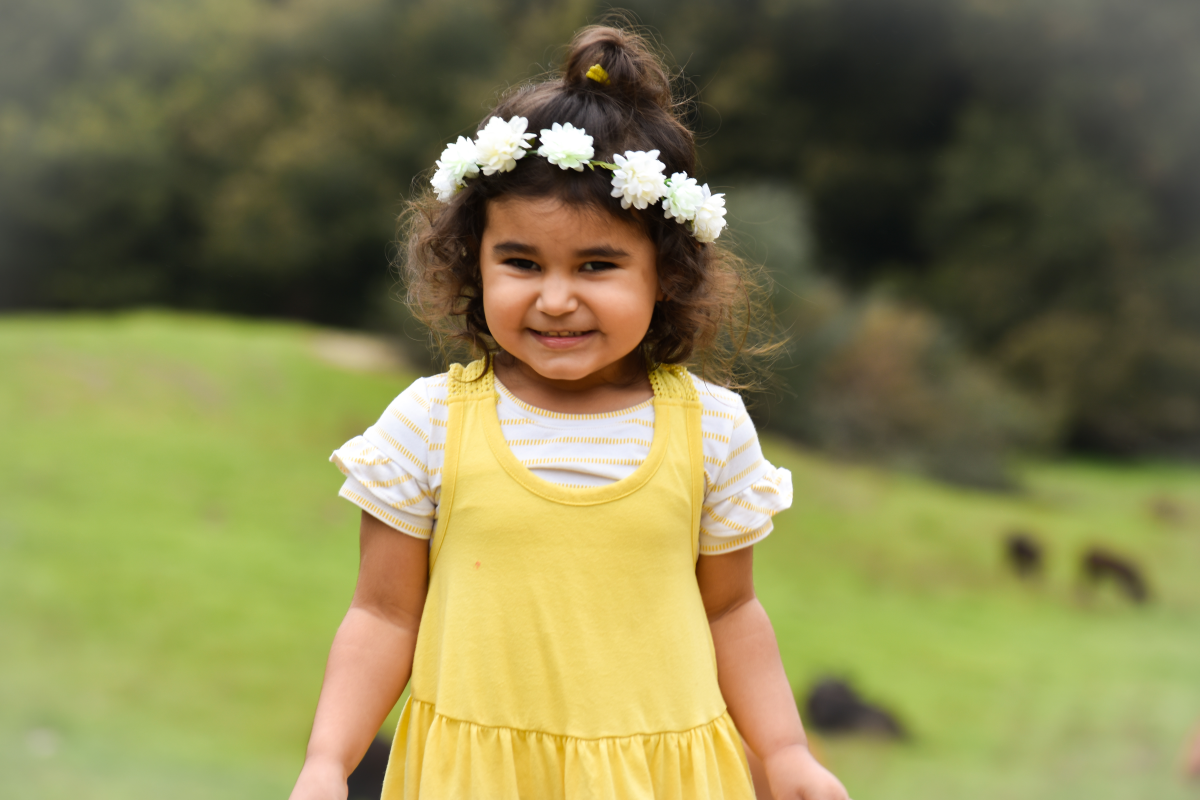
#> input picture Photos/sofia.jpg, 6000 x 4000 px, found by its file name (shown at 1/5 size)
$ python face_detext.py
#> lines starting #> are read from the running program, lines starting #| are printed output that depends on the picture; after the words box and inside, x2 and y2 are one past the last pixel; in counts of white or black regions, pixels touching at a corner belong together
#> further down, img is the input picture: shape (4000, 6000, 3); mean B, G, R 81, 130, 133.6
### Extra/rescale.py
import cv2 as cv

# img = cv.imread("Photos/sofia")
# cv.imshow("Sofia", img)

def rescaleFrame(frame, scale=0.75):
#> called with scale = 0.2
    width = int(frame.shape[1] * scale)
#> width = 1200
    height = int(frame.shape[0] * scale)
#> height = 800
    dimensions= (width,height)
#> dimensions = (1200, 800)

    return cv.resize(frame, dimensions, interpolation=cv.INTER_AREA)
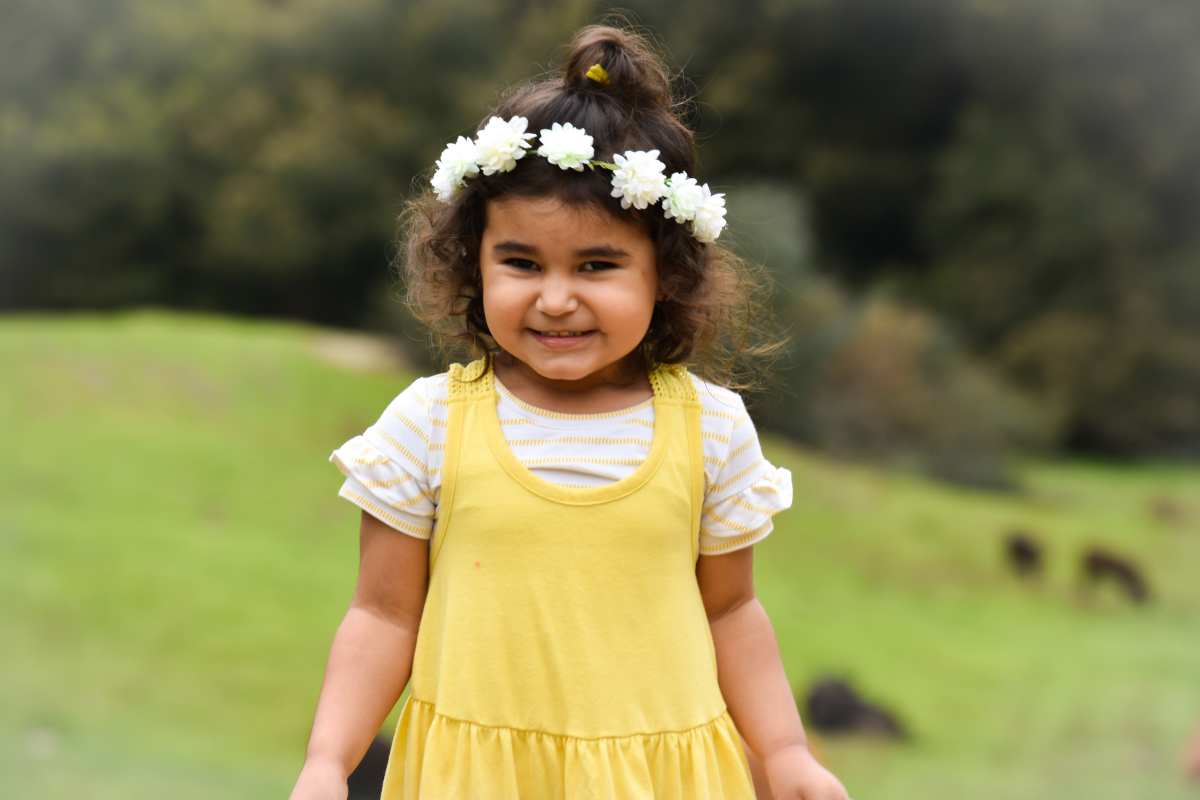
#> returned value: shape (800, 1200, 3); mean of channels 0, 1, 2 81, 130, 133.6; drawn as B, G, R

img = cv.imread('Photos/sofia.jpg')

# cv.imshow("Sofia", img)

pic_resized = rescaleFrame(img,scale=.2)
cv.imshow("Sofia Resized", pic_resized)


cv.waitKey(0)

### Extra/face_detext.py
import cv2 as cv
from rescale import rescaleFrame

# [4 lines of commented-out code are left out]
img2 = cv.imread("Photos/sofia2.jpg")
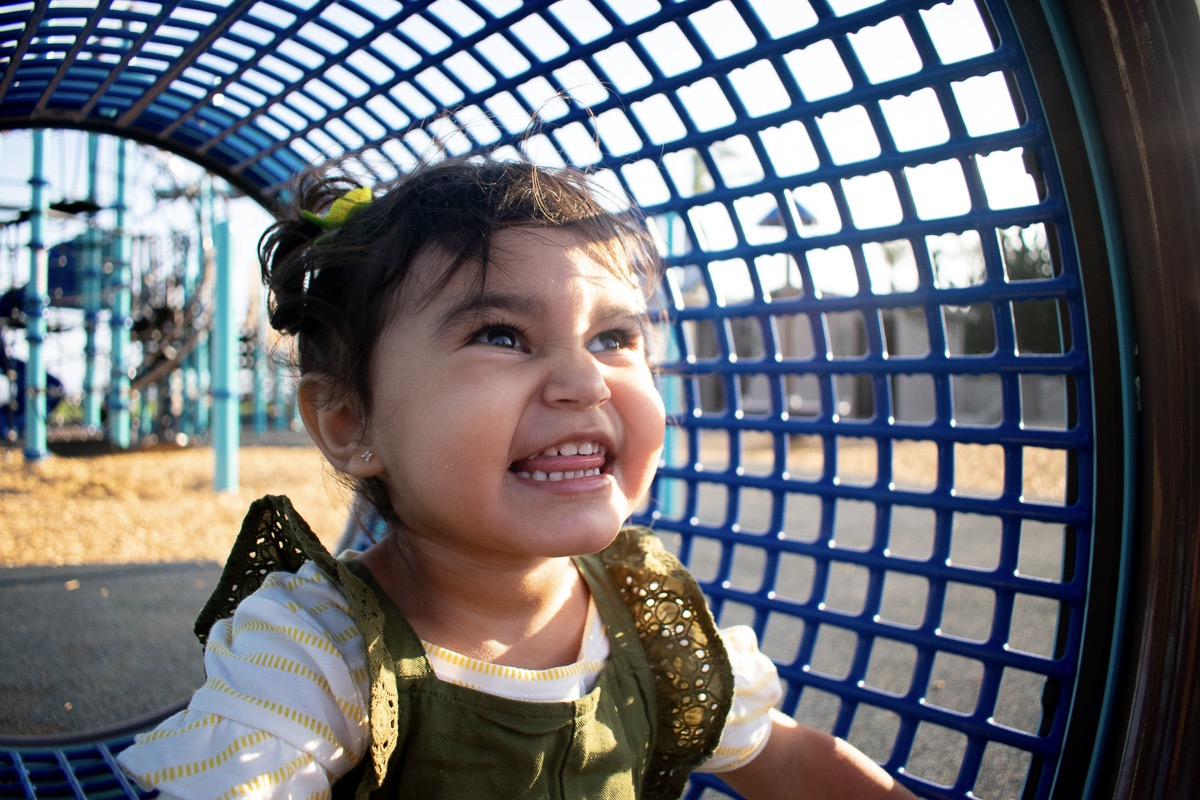
#> input picture Photos/sofia2.jpg, 1200 x 800 px, found by its file name
#> img2 is the input picture: shape (800, 1200, 3); mean B, G, R 117.9, 112.3, 111.1
# [7 lines of commented-out code are left out]

cv.imshow("Sofia Resized", img2)

gray = cv.cvtColor(img2, cv.COLOR_BGR2GRAY)
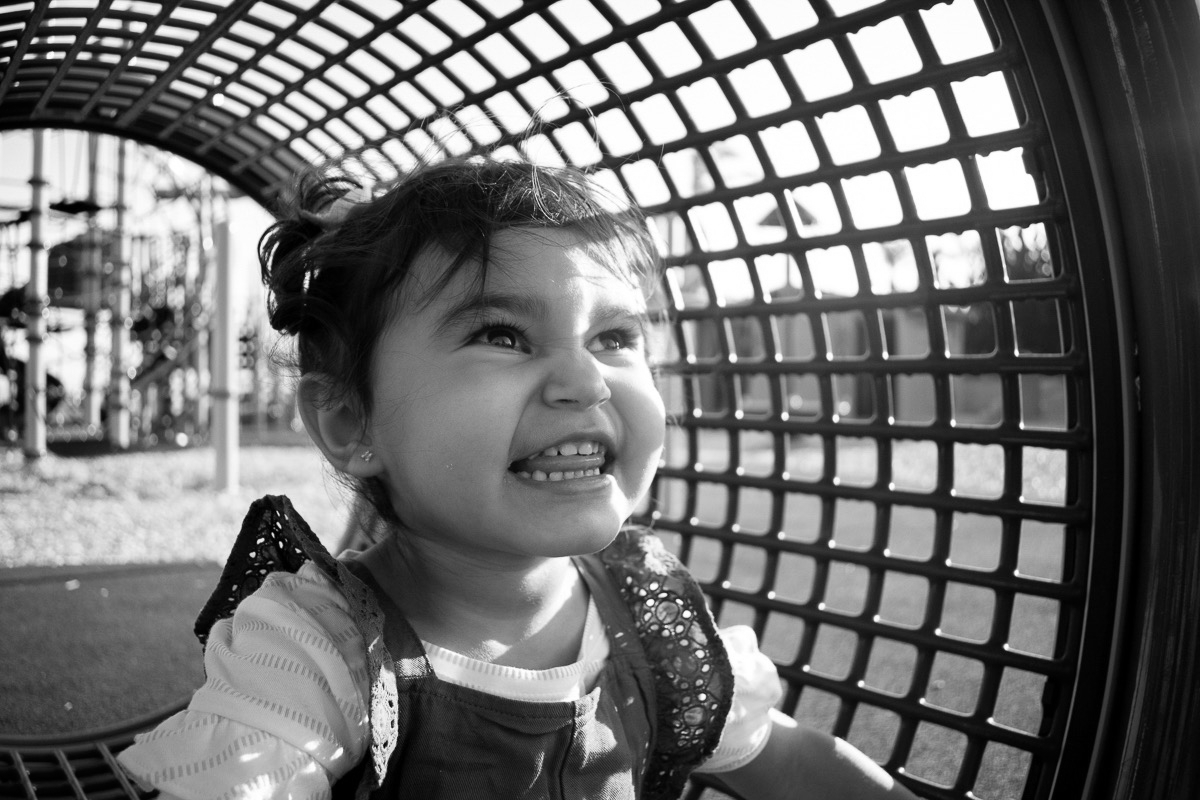
#> gray: shape (800, 1200); min 0, max 255, mean 112.6
cv.imshow("Gray Sofia", gray)

haar_cascade = cv.CascadeClassifier("C:\Programming\OpenCV\haar_face.xml")

# in a busy picture, increase minNeighbors to detect fewer cascades
faces_rect = haar_cascade.detectMultiScale(gray, scaleFactor=1.1, minNeighbors=9)
#> faces_rect = [[441, 231, 266, 266]]
print(f"Number of faces found = {len(faces_rect)}" )
#| Number of faces found = 1

for (x,y,w,h) in faces_rect:
    cv.rectangle(img2, (x,y), (x+w, y+h), (0,255,0), thickness=2)
#> this loop made 1 pass
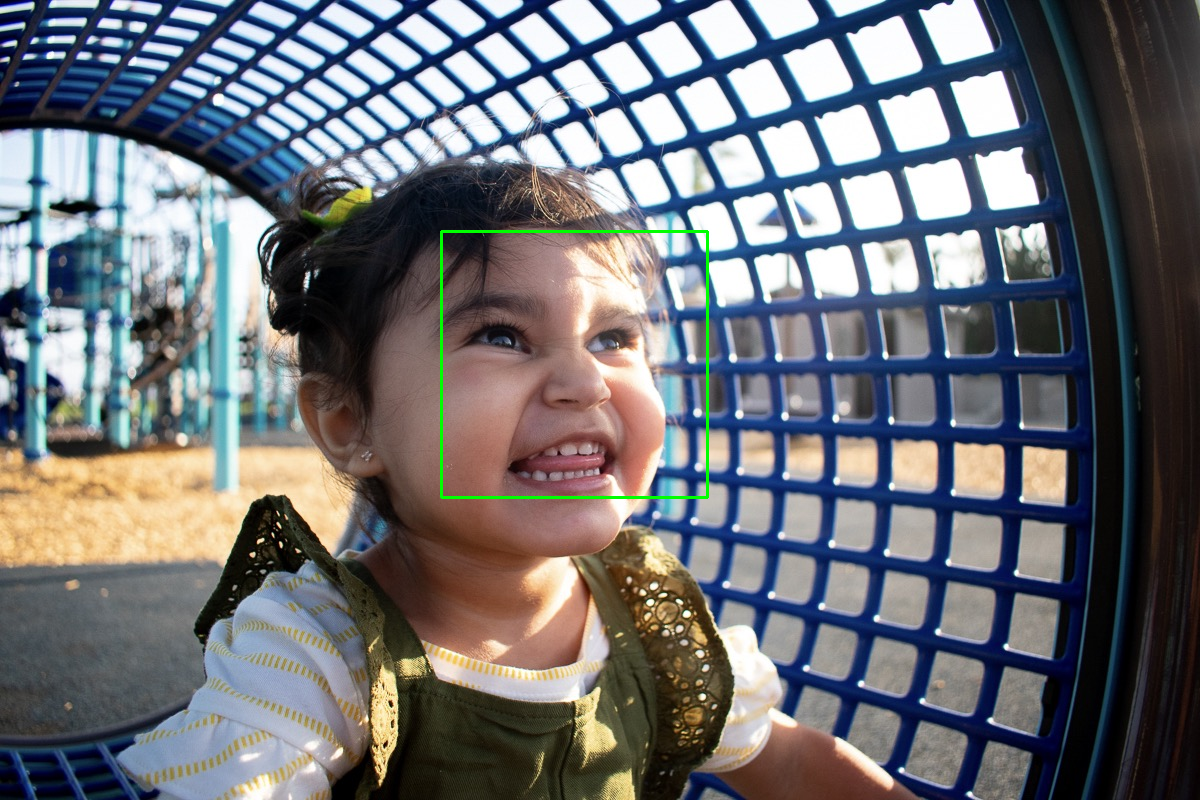
#> img2: shape (800, 1200, 3); 0.33% of pixels changed, all inside (x1, y1, x2, y2) = (440, 230, 709, 499)

cv.imshow("Detected Faces", img2)

cv.waitKey(0)
